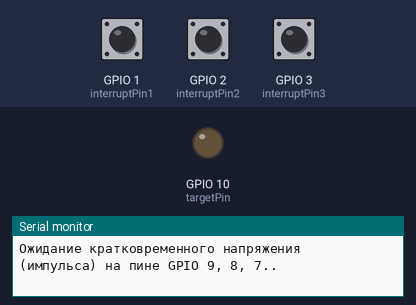
This sketch was run on a simulated ESP32-S3. Shown: output pins drawn as LEDs (lit = HIGH), the last lines printed to the serial monitor. Inputs (shaded band) come from the test bench; at power-on: GPIO 1 (interruptPin1) HIGH, GPIO 2 (interruptPin2) HIGH, GPIO 3 (interruptPin3) HIGH.

Above: at 1.2 s.
1.3 s: GPIO 1 (interruptPin1) pulled LOW for 0.15 s
At 2.1 s:
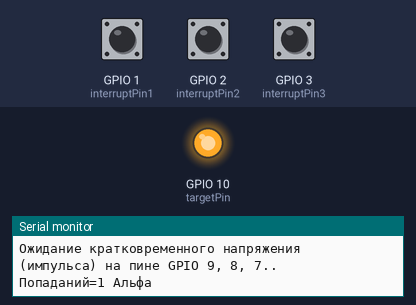
4.4 s: GPIO 2 (interruptPin2) pulled LOW for 0.15 s
At 7.2 s:
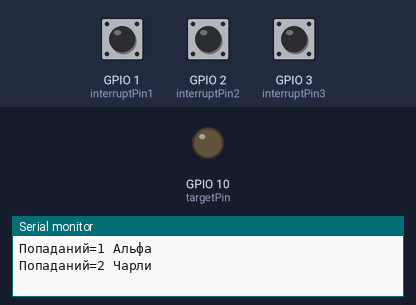
9.1 s: GPIO 3 (interruptPin3) pulled LOW for 1 s
At 10.4 s:
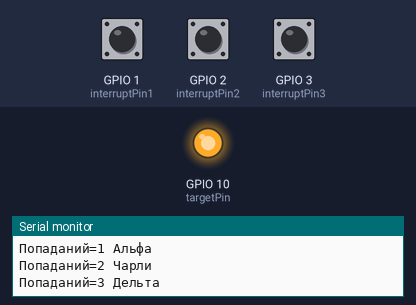
12.6 s: GPIO 3 (interruptPin3) pulled LOW for 3.2 s
At 15.8 s:
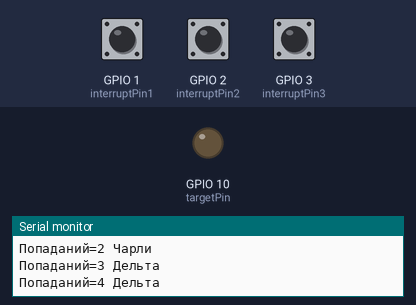
Timing chart, 0 to 17.3 s (numbered marks = the images above; inputs shaded):
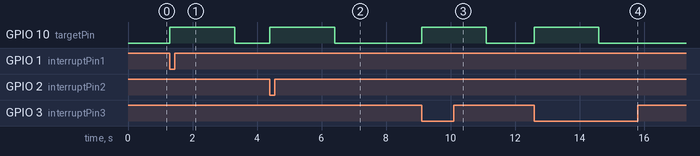

The sketch:

Short_pulse_reading_with_number.ino
```cpp
int target_cnt = 0;
unsigned long previousMillis = 0;    // Переменная для хранения времени последнего выполнения
unsigned long startMillisTarget = 0;
const long interval = 200;
const long targetinterval = 2000; //Значение времени для высокого значения на targetPin

const byte targetPin = 10;// Пин, к которому подключен источник напряжения
const byte interruptPin1 = A0; // Пин, к которому подключен источник напряжения
const byte interruptPin2 = A1; // Пин, к которому подключен источник напряжения
const byte interruptPin3 = A2; // Пин, к которому подключен источник напряжения
volatile int pulseCounter1 = 0; // Переменная, которая изменяется в прерывании (должна быть volatile)
volatile int pulseCounter2 = 0;
volatile int pulseCounter3 = 0;
portMUX_TYPE mux = portMUX_INITIALIZER_UNLOCKED; // Мьютекс для безопасного доступа к переменной из loop()

void IRAM_ATTR handleInterrupt1() {
  // Функция обработки прерывания. Должна быть максимально короткой и не использовать Serial.print()
  portENTER_CRITICAL_ISR(&mux);
  pulseCounter1++;
  portEXIT_CRITICAL_ISR(&mux);
}

void IRAM_ATTR handleInterrupt2() {
  // Функция обработки прерывания. Должна быть максимально короткой и не использовать Serial.print()
  portENTER_CRITICAL_ISR(&mux);
  pulseCounter2++;
  portEXIT_CRITICAL_ISR(&mux);
}

void IRAM_ATTR handleInterrupt3() {
  // Функция обработки прерывания. Должна быть максимально короткой и не использовать Serial.print()
  portENTER_CRITICAL_ISR(&mux);
  pulseCounter3++;
  portEXIT_CRITICAL_ISR(&mux);
}

void setup() {
  Serial.begin(9600);
  Serial.println("Ожидание кратковременного напряжения (импульса) на пине GPIO 9, 8, 7..");

  // Настройка пинов как входа с внутренним подтягивающим резистором
  pinMode(interruptPin1, INPUT_PULLUP);
  pinMode(interruptPin2, INPUT_PULLUP);
  pinMode(interruptPin3, INPUT_PULLUP);
  pinMode(targetPin, OUTPUT);
  digitalWrite(targetPin, LOW);

  // Прикрепление функции прерывания к пину
  // FALLING - срабатывает при переходе из HIGH в LOW (при нажатии кнопки в данной схеме)
  attachInterrupt(digitalPinToInterrupt(interruptPin1), handleInterrupt1, FALLING);
  attachInterrupt(digitalPinToInterrupt(interruptPin2), handleInterrupt2, FALLING);
  attachInterrupt(digitalPinToInterrupt(interruptPin3), handleInterrupt3, FALLING);
}

void loop() {
  int target_sub_number = 0;
  unsigned long currentMillis = millis();

  if (pulseCounter1 > 0) {
    // Безопасное чтение переменной из прерывания
    portENTER_CRITICAL(&mux);
    int currentCount1 = pulseCounter1;
    pulseCounter1 = 0;
    portEXIT_CRITICAL(&mux);
    // Serial.print("Обнаружен импульс1! Всего импульсов: ");
    // Serial.println(currentCount1);
    target_sub_number = 1;
    }

    if (pulseCounter2 > 0) {
    // Безопасное чтение переменной из прерывания
    portENTER_CRITICAL(&mux);
    int currentCount2 = pulseCounter2;
    pulseCounter2 = 0;
    portEXIT_CRITICAL(&mux);
    // Serial.print("Обнаружен импульс2! Всего импульсов: ");
    // Serial.println(currentCount2);
    target_sub_number = 2;
    }

    if (pulseCounter3 > 0) {
    // Безопасное чтение переменной из прерывания
    portENTER_CRITICAL(&mux);
    int currentCount3 = pulseCounter3;
    pulseCounter3 = 0;
    portEXIT_CRITICAL(&mux);
    // Serial.print("Обнаружен импульс3! Всего импульсов: ");
    // Serial.println(currentCount3);
    target_sub_number = 3;
    }

    if (target_sub_number) {
      unsigned long currentMillis = millis();
      if (currentMillis - previousMillis > interval) {
        target_cnt++;
        previousMillis = currentMillis;
        Serial.print("Попаданий=");
        Serial.print(target_cnt);
        switch (target_sub_number) {
          case 1:
            Serial.println(" Альфа");
            break;
          case 2:
            Serial.println(" Чарли");
            break;
          case 3:
            Serial.println(" Дельта");
            break;
        }
        digitalWrite(targetPin, HIGH);// Включаем пин
        startMillisTarget = millis();
        }
    }

    if (digitalRead(targetPin)) {
      unsigned long currentMillisTarget = millis();
      if (currentMillisTarget - startMillisTarget  > targetinterval) {
        digitalWrite(targetPin, LOW);// Выключаем пин target
         }
    }
  // Serial.print("TargetPin=");
  // Serial.print(digitalRead(targetPin));
  // Serial.print(" ");
  // Serial.print("Попаданий=");
  // Serial.println(target_cnt);
}
```

Measured:
- after the input at 1.3 s, GPIO 10 (targetPin): LOW → HIGH at once, → LOW 2.0 s later
- after the input at 4.4 s, GPIO 10 (targetPin): LOW → HIGH at once, → LOW 2.0 s later
- after the input at 9.1 s, GPIO 10 (targetPin): LOW → HIGH at once, → LOW 2.0 s later
- after the input at 12.6 s, GPIO 10 (targetPin): LOW → HIGH at once, → LOW 2.0 s later
